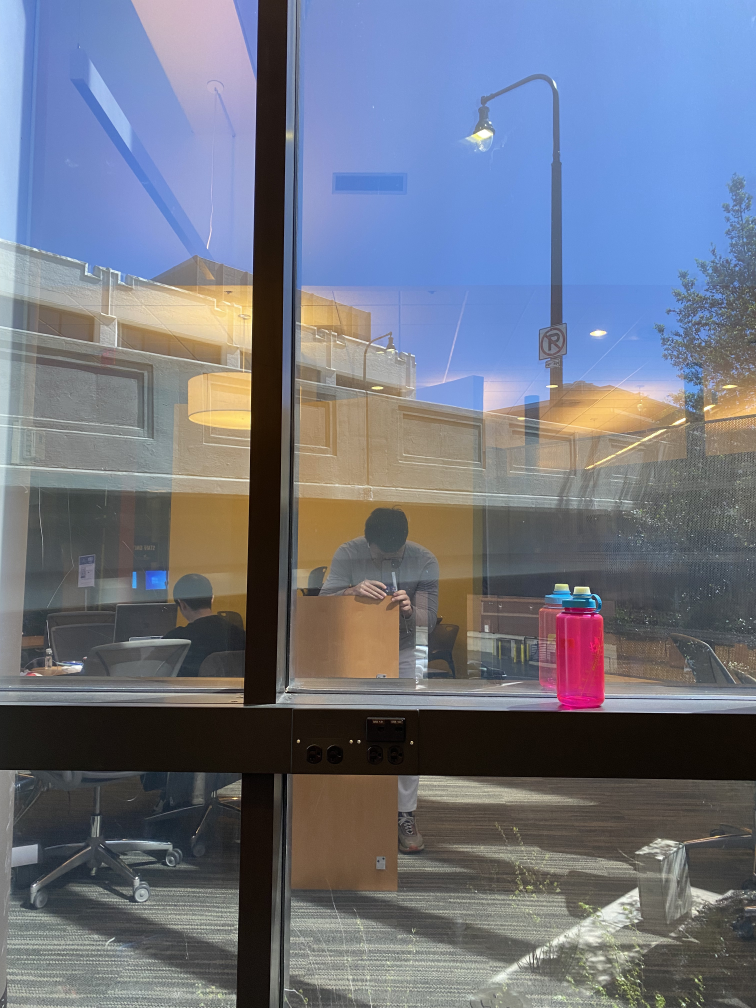
#> input picture mission3/bottle_left.jpg, 3024 x 4032 px (shown at 1/4 size)
$ python question3.py
#> lines starting #> are read from the running program, lines starting #| are printed output that depends on the picture
import cv2
import numpy as np

# Step 1: Capture Images
left_img = cv2.imread('bottle_left.jpg')
#> left_img is the input picture: shape (4032, 3024, 3); mean B, G, R 130.3, 116.4, 111.5
right_img = cv2.imread('bottle_right.jpg')
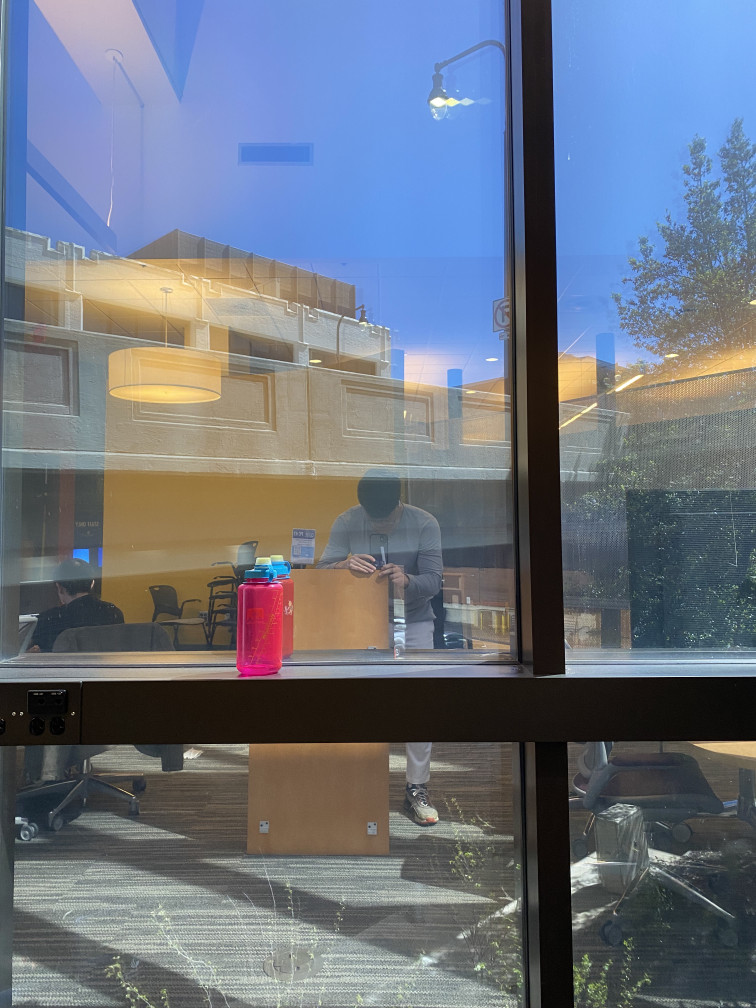
#> input picture mission3/bottle_right.jpg, 3024 x 4032 px (shown at 1/4 size)
#> right_img is the input picture: shape (4032, 3024, 3); mean B, G, R 128.9, 115.5, 107.9

# Step 2: Detect Feature Points
left_gray = cv2.cvtColor(left_img, cv2.COLOR_BGR2GRAY)
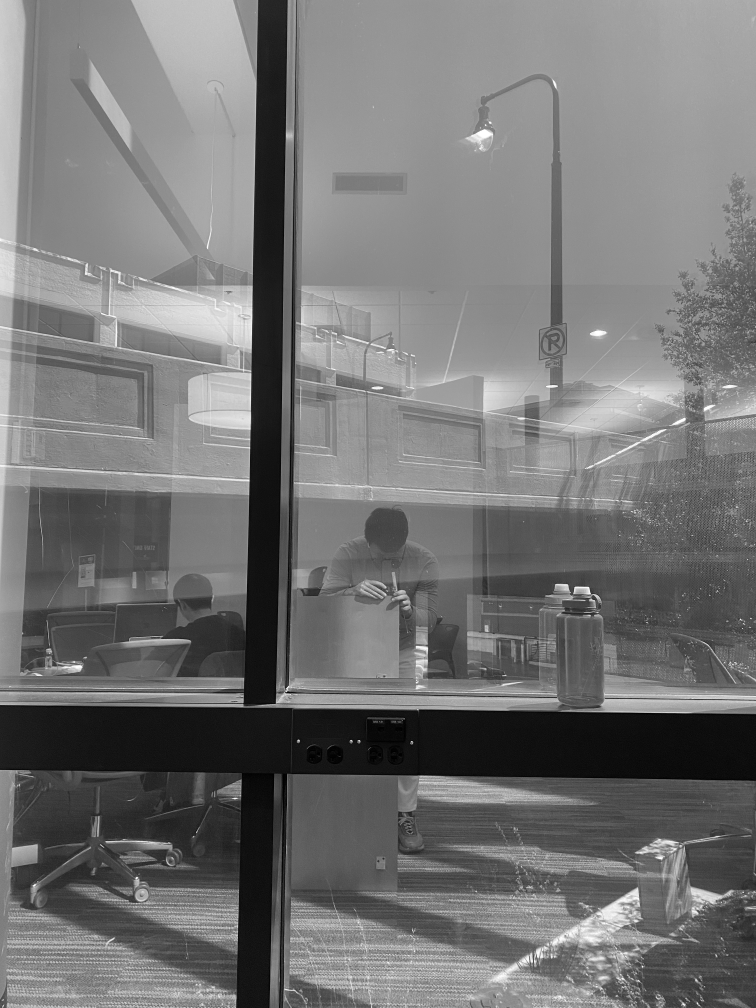
#> left_gray: shape (4032, 3024) (shown at 1/4 size); min 0, max 255, mean 116.5
right_gray = cv2.cvtColor(right_img, cv2.COLOR_BGR2GRAY)
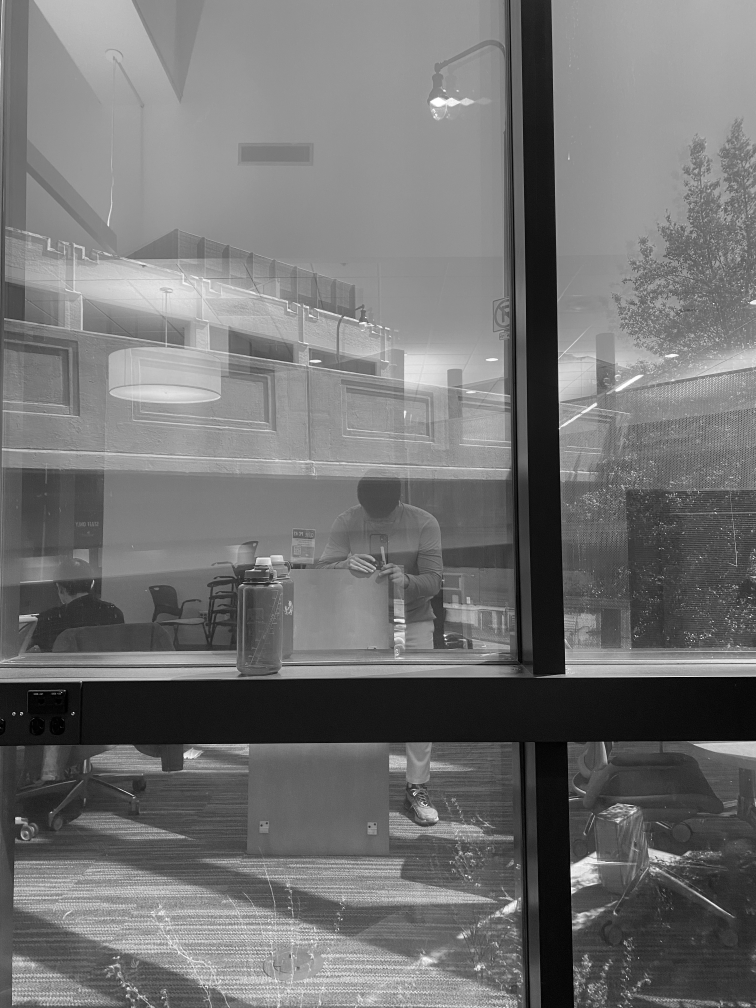
#> right_gray: shape (4032, 3024) (shown at 1/4 size); min 0, max 255, mean 114.7
sift = cv2.SIFT_create()
#> (the run stopped early here; a loop or call above may not have finished)
